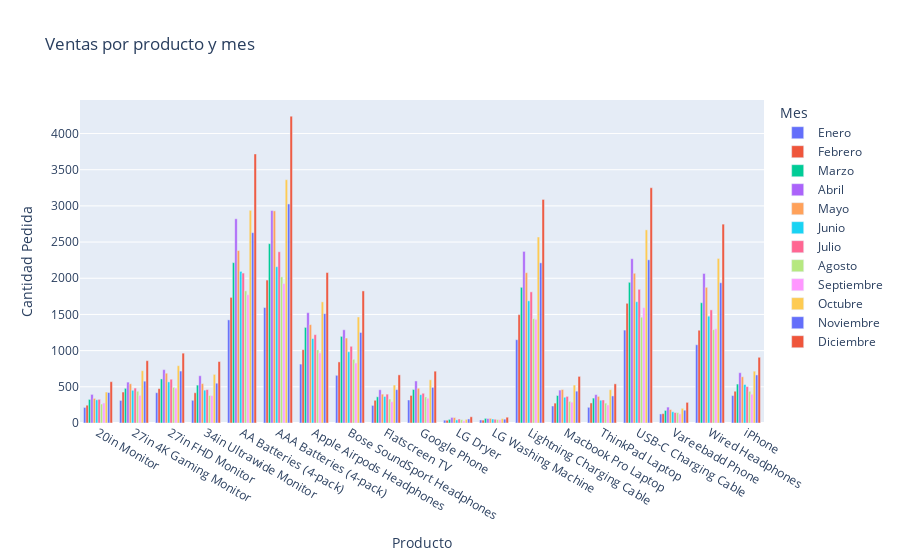

Write notebook code for a chart like this one.
### Markdown cell above
4. Análisis del producto más vendido
* ¿Cuál es el producto más vendido en general y en cada mes? ¿Qué factores crees que han contribuido al éxito de ese producto en particular?

### Code cell
import plotly.express as px

# Creamos una columna 'Mes' en cada dataframe antes de concatenar
for mes in meses:
    dataframes[mes]['Mes'] = mes

# Unimos todos los dataframes
ventas_consolidado = pd.concat(dataframes.values(), ignore_index=True)

# Sumamos cantidad pedida por producto y mes
ventas_producto_mes = ventas_consolidado.groupby(['Producto', 'Mes'])['Cantidad Pedida'].sum().reset_index()

# Graficamos
fig = px.bar(ventas_producto_mes, 
            x='Producto', 
            y='Cantidad Pedida', 
            color='Mes', 
            barmode='group',
            title='Ventas por producto y mes',
            category_orders={'Mes': meses})
fig.show()

### Figure 1 — Plotly figure (JSON) as saved in the notebook; plotly's stock layout.template omitted (floating-point values rounded to 4 significant figures)
{"data": [{"alignmentgroup": "True", "hovertemplate": "Mes=Enero<br>Producto=%{x}<br>Cantidad Pedida=%{y}<extra></extra>", "legendgroup": "Enero", "marker": {"color": "#636efa", "pattern": {"shape": ""}}, "name": "Enero", "offsetgroup": "Enero", "orientation": "v", "showlegend": true, "textposition": "auto", "type": "bar", "x": ["20in Monitor", "27in 4K Gaming Monitor", "27in FHD Monitor", "34in Ultrawide Monitor", "AA Batteries (4-pack)", "AAA Batteries (4-pack)", "Apple Airpods Headphones", "Bose SoundSport Headphones", "Flatscreen TV", "Google Phone", "LG Dryer", "LG Washing Machine", "Lightning Charging Cable", "Macbook Pro Laptop", "ThinkPad Laptop", "USB-C Charging Cable", "Vareebadd Phone", "Wired Headphones", "iPhone"], "xaxis": "x", "y": [215, 312, 419, 314, 1425, 1596, 814, 659, 243, 318, 39, 42, 1151, 235, 217, 1284, 125, 1081, 379], "yaxis": "y"}, {"alignmentgroup": "True", "hovertemplate": "Mes=Febrero<br>Producto=%{x}<br>Cantidad Pedida=%{y}<extra></extra>", "legendgroup": "Febrero", "marker": {"color": "#EF553B", "pattern": {"shape": ""}}, "name": "Febrero", "offsetgroup": "Febrero", "orientation": "v", "showlegend": true, "textposition": "auto", "type": "bar", "x": ["20in Monitor", "27in 4K Gaming Monitor", "27in FHD Monitor", "34in Ultrawide Monitor", "AA Batteries (4-pack)", "AAA Batteries (4-pack)", "Apple Airpods Headphones", "Bose SoundSport Headphones", "Flatscreen TV", "Google Phone", "LG Dryer", "LG Washing Machine", "Lightning Charging Cable", "Macbook Pro Laptop", "ThinkPad Laptop", "USB-C Charging Cable", "Vareebadd Phone", "Wired Headphones", "iPhone"], "xaxis": "x", "y": [246, 428, 475, 418, 1736, 1975, 1013, 844, 314, 381, 38, 40, 1497, 275, 277, 1654, 129, 1282, 439], "yaxis": "y"}, {"alignmentgroup": "True", "hovertemplate": "Mes=Marzo<br>Producto=%{x}<br>Cantidad Pedida=%{y}<extra></extra>", "legendgroup": "Marzo", "marker": {"color": "#00cc96", "pattern": {"shape": ""}}, "name": "Marzo", "offsetgroup": "Marzo", "orientation": "v", "showlegend": true, "textposition": "auto", "type": "bar", "x": ["20in Monitor", "27in 4K Gaming Monitor", "27in FHD Monitor", "34in Ultrawide Monitor", "AA Batteries (4-pack)", "AAA Batteries (4-pack)", "Apple Airpods Headphones", "Bose SoundSport Headphones", "Flatscreen TV", "Google Phone", "LG Dryer", "LG Washing Machine", "Lightning Charging Cable", "Macbook Pro Laptop", "ThinkPad Laptop", "USB-C Charging Cable", "Vareebadd Phone", "Wired Headphones", "iPhone"], "xaxis": "x", "y": [326, 479, 609, 524, 2216, 2478, 1321, 1197, 362, 463, 50, 64, 1875, 380, 344, 1944, 174, 1662, 538], "yaxis": "y"}, {"alignmentgroup": "True", "hovertemplate": "Mes=Abril<br>Producto=%{x}<br>Cantidad Pedida=%{y}<extra></extra>", "legendgroup": "Abril", "marker": {"color": "#ab63fa", "pattern": {"shape": ""}}, "name": "Abril", "offsetgroup": "Abril", "orientation": "v", "showlegend": true, "textposition": "auto", "type": "bar", "x": ["20in Monitor", "27in 4K Gaming Monitor", "27in FHD Monitor", "34in Ultrawide Monitor", "AA Batteries (4-pack)", "AAA Batteries (4-pack)", "Apple Airpods Headphones", "Bose SoundSport Headphones", "Flatscreen TV", "Google Phone", "LG Dryer", "LG Washing Machine", "Lightning Charging Cable", "Macbook Pro Laptop", "ThinkPad Laptop", "USB-C Charging Cable", "Vareebadd Phone", "Wired Headphones", "iPhone"], "xaxis": "x", "y": [395, 565, 737, 653, 2822, 2936, 1525, 1288, 459, 581, 77, 61, 2371, 455, 392, 2270, 220, 2066, 695], "yaxis": "y"}, {"alignmentgroup": "True", "hovertemplate": "Mes=Mayo<br>Producto=%{x}<br>Cantidad Pedida=%{y}<extra></extra>", "legendgroup": "Mayo", "marker": {"color": "#FFA15A", "pattern": {"shape": ""}}, "name": "Mayo", "offsetgroup": "Mayo", "orientation": "v", "showlegend": true, "textposition": "auto", "type": "bar", "x": ["20in Monitor", "27in 4K Gaming Monitor", "27in FHD Monitor", "34in Ultrawide Monitor", "AA Batteries (4-pack)", "AAA Batteries (4-pack)", "Apple Airpods Headphones", "Bose SoundSport Headphones", "Flatscreen TV", "Google Phone", "LG Dryer", "LG Washing Machine", "Lightning Charging Cable", "Macbook Pro Laptop", "ThinkPad Laptop", "USB-C Charging Cable", "Vareebadd Phone", "Wired Headphones", "iPhone"], "xaxis": "x", "y": [340, 542, 688, 544, 2383, 2931, 1359, 1174, 399, 480, 76, 64, 2077, 463, 368, 2069, 186, 1875, 639], "yaxis": "y"}, {"alignmentgroup": "True", "hovertemplate": "Mes=Junio<br>Producto=%{x}<br>Cantidad Pedida=%{y}<extra></extra>", "legendgroup": "Junio", "marker": {"color": "#19d3f3", "pattern": {"shape": ""}}, "name": "Junio", "offsetgroup": "Junio", "orientation": "v", "showlegend": true, "textposition": "auto", "type": "bar", "x": ["20in Monitor", "27in 4K Gaming Monitor", "27in FHD Monitor", "34in Ultrawide Monitor", "AA Batteries (4-pack)", "AAA Batteries (4-pack)", "Apple Airpods Headphones", "Bose SoundSport Headphones", "Flatscreen TV", "Google Phone", "LG Dryer", "LG Washing Machine", "Lightning Charging Cable", "Macbook Pro Laptop", "ThinkPad Laptop", "USB-C Charging Cable", "Vareebadd Phone", "Wired Headphones", "iPhone"], "xaxis": "x", "y": [321, 452, 568, 454, 2095, 2160, 1167, 984, 367, 391, 43, 55, 1688, 356, 315, 1676, 155, 1476, 532], "yaxis": "y"}, {"alignmentgroup": "True", "hovertemplate": "Mes=Julio<br>Producto=%{x}<br>Cantidad Pedida=%{y}<extra></extra>", "legendgroup": "Julio", "marker": {"color": "#FF6692", "pattern": {"shape": ""}}, "name": "Julio", "offsetgroup": "Julio", "orientation": "v", "showlegend": true, "textposition": "auto", "type": "bar", "x": ["20in Monitor", "27in 4K Gaming Monitor", "27in FHD Monitor", "34in Ultrawide Monitor", "AA Batteries (4-pack)", "AAA Batteries (4-pack)", "Apple Airpods Headphones", "Bose SoundSport Headphones", "Flatscreen TV", "Google Phone", "LG Dryer", "LG Washing Machine", "Lightning Charging Cable", "Macbook Pro Laptop", "ThinkPad Laptop", "USB-C Charging Cable", "Vareebadd Phone", "Wired Headphones", "iPhone"], "xaxis": "x", "y": [327, 483, 605, 462, 2072, 2366, 1221, 1060, 399, 411, 55, 52, 1812, 368, 318, 1847, 145, 1563, 503], "yaxis": "y"}, {"alignmentgroup": "True", "hovertemplate": "Mes=Agosto<br>Producto=%{x}<br>Cantidad Pedida=%{y}<extra></extra>", "legendgroup": "Agosto", "marker": {"color": "#B6E880", "pattern": {"shape": ""}}, "name": "Agosto", "offsetgroup": "Agosto", "orientation": "v", "showlegend": true, "textposition": "auto", "type": "bar", "x": ["20in Monitor", "27in 4K Gaming Monitor", "27in FHD Monitor", "34in Ultrawide Monitor", "AA Batteries (4-pack)", "AAA Batteries (4-pack)", "Apple Airpods Headphones", "Bose SoundSport Headphones", "Flatscreen TV", "Google Phone", "LG Dryer", "LG Washing Machine", "Lightning Charging Cable", "Macbook Pro Laptop", "ThinkPad Laptop", "USB-C Charging Cable", "Vareebadd Phone", "Wired Headphones", "iPhone"], "xaxis": "x", "y": [262, 439, 492, 381, 1826, 2019, 1010, 880, 331, 360, 46, 48, 1441, 299, 275, 1462, 143, 1290, 438], "yaxis": "y"}, {"alignmentgroup": "True", "hovertemplate": "Mes=Septiembre<br>Producto=%{x}<br>Cantidad Pedida=%{y}<extra></extra>", "legendgroup": "Septiembre", "marker": {"color": "#FF97FF", "pattern": {"shape": ""}}, "name": "Septiembre", "offsetgroup": "Septiembre", "orientation": "v", "showlegend": true, "textposition": "auto", "type": "bar", "x": ["20in Monitor", "27in 4K Gaming Monitor", "27in FHD Monitor", "34in Ultrawide Monitor", "AA Batteries (4-pack)", "AAA Batteries (4-pack)", "Apple Airpods Headphones", "Bose SoundSport Headphones", "Flatscreen TV", "Google Phone", "LG Dryer", "LG Washing Machine", "Lightning Charging Cable", "Macbook Pro Laptop", "ThinkPad Laptop", "USB-C Charging Cable", "Vareebadd Phone", "Wired Headphones", "iPhone"], "xaxis": "x", "y": [277, 382, 482, 378, 1773, 1927, 968, 830, 294, 342, 30, 46, 1433, 288, 249, 1594, 126, 1302, 398], "yaxis": "y"}, {"alignmentgroup": "True", "hovertemplate": "Mes=Octubre<br>Producto=%{x}<br>Cantidad Pedida=%{y}<extra></extra>", "legendgroup": "Octubre", "marker": {"color": "#FECB52", "pattern": {"shape": ""}}, "name": "Octubre", "offsetgroup": "Octubre", "orientation": "v", "showlegend": true, "textposition": "auto", "type": "bar", "x": ["20in Monitor", "27in 4K Gaming Monitor", "27in FHD Monitor", "34in Ultrawide Monitor", "AA Batteries (4-pack)", "AAA Batteries (4-pack)", "Apple Airpods Headphones", "Bose SoundSport Headphones", "Flatscreen TV", "Google Phone", "LG Dryer", "LG Washing Machine", "Lightning Charging Cable", "Macbook Pro Laptop", "ThinkPad Laptop", "USB-C Charging Cable", "Vareebadd Phone", "Wired Headphones", "iPhone"], "xaxis": "x", "y": [428, 723, 792, 672, 2939, 3362, 1674, 1465, 525, 597, 50, 61, 2570, 525, 460, 2669, 203, 2274, 716], "yaxis": "y"}, {"alignmentgroup": "True", "hovertemplate": "Mes=Noviembre<br>Producto=%{x}<br>Cantidad Pedida=%{y}<extra></extra>", "legendgroup": "Noviembre", "marker": {"color": "#636efa", "pattern": {"shape": ""}}, "name": "Noviembre", "offsetgroup": "Noviembre", "orientation": "v", "showlegend": true, "textposition": "auto", "type": "bar", "x": ["20in Monitor", "27in 4K Gaming Monitor", "27in FHD Monitor", "34in Ultrawide Monitor", "AA Batteries (4-pack)", "AAA Batteries (4-pack)", "Apple Airpods Headphones", "Bose SoundSport Headphones", "Flatscreen TV", "Google Phone", "LG Dryer", "LG Washing Machine", "Lightning Charging Cable", "Macbook Pro Laptop", "ThinkPad Laptop", "USB-C Charging Cable", "Vareebadd Phone", "Wired Headphones", "iPhone"], "xaxis": "x", "y": [421, 578, 718, 550, 2630, 3027, 1510, 1251, 461, 492, 56, 53, 2213, 440, 374, 2255, 177, 1938, 664], "yaxis": "y"}, {"alignmentgroup": "True", "hovertemplate": "Mes=Diciembre<br>Producto=%{x}<br>Cantidad Pedida=%{y}<extra></extra>", "legendgroup": "Diciembre", "marker": {"color": "#EF553B", "pattern": {"shape": ""}}, "name": "Diciembre", "offsetgroup": "Diciembre", "orientation": "v", "showlegend": true, "textposition": "auto", "type": "bar", "x": ["20in Monitor", "27in 4K Gaming Monitor", "27in FHD Monitor", "34in Ultrawide Monitor", "AA Batteries (4-pack)", "AAA Batteries (4-pack)", "Apple Airpods Headphones", "Bose SoundSport Headphones", "Flatscreen TV", "Google Phone", "LG Dryer", "LG Washing Machine", "Lightning Charging Cable", "Macbook Pro Laptop", "ThinkPad Laptop", "USB-C Charging Cable", "Vareebadd Phone", "Wired Headphones", "iPhone"], "xaxis": "x", "y": [571, 861, 965, 849, 3718, 4240, 2079, 1825, 665, 716, 86, 80, 3089, 644, 541, 3251, 285, 2748, 908], "yaxis": "y"}], "layout": {"barmode": "group", "legend": {"title": {"text": "Mes"}, "tracegroupgap": 0}, "title": {"text": "Ventas por producto y mes"}, "xaxis": {"anchor": "y", "domain": [0, 1], "title": {"text": "Producto"}}, "yaxis": {"anchor": "x", "domain": [0, 1], "title": {"text": "Cantidad Pedida"}}}}
